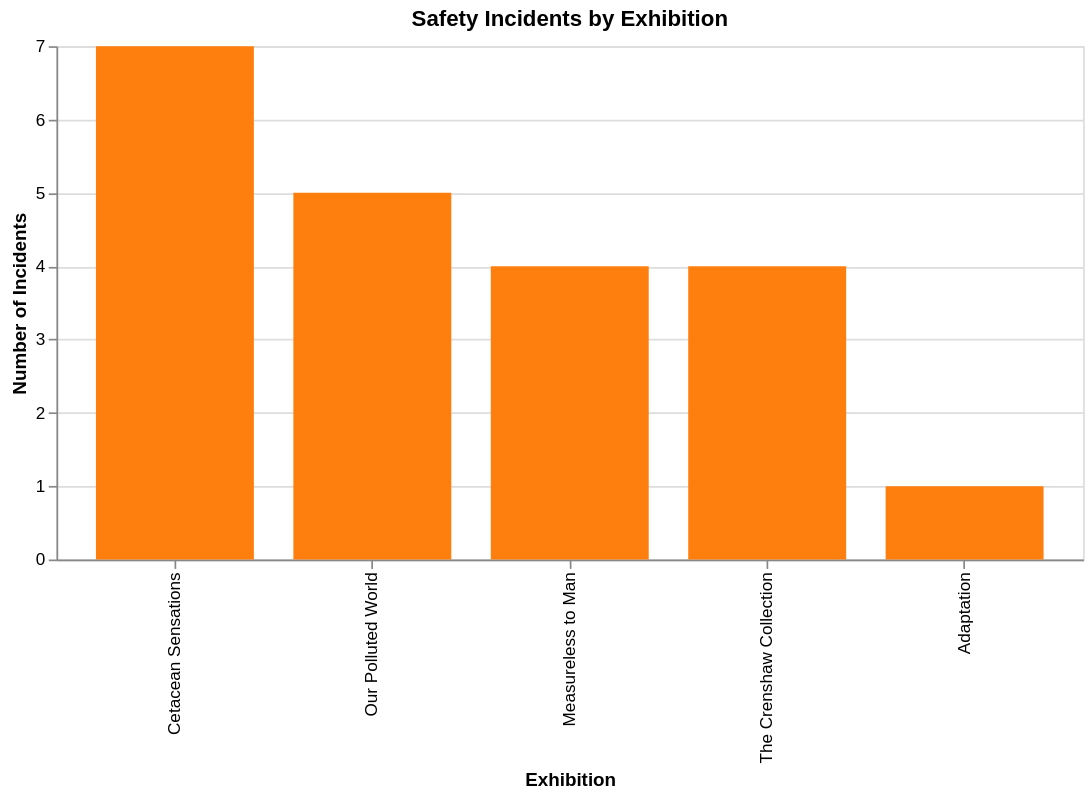

Notebook cell for this chart:
### Code cell
query = """
SELECT e.name, bt.description, COUNT(*) as count
FROM exhibition e
JOIN visitor_interactions vi ON e.id = vi.site
JOIN button_type bt ON vi.button_id = bt.button_id
WHERE bt.description IN ('Emergency', 'Assistance')
GROUP BY e.name, bt.description
"""
safety_df = pd.read_sql(query, conn)
safety_df

alt.Chart(safety_df).mark_bar().encode(
    x=alt.X('name:N', title='Exhibition', sort='-y'),
    y=alt.Y('count:Q', title='Number of Incidents'),
    color=alt.Color('description:N',
                    scale=alt.Scale(domain=['Emergency', 'Assistance'],
                                    range=['#d62728', '#ff7f0e']),
                    legend=None),
    xOffset='description:N',
    tooltip=['name', 'description', 'count']
).properties(
    title='Safety Incidents by Exhibition',
    width=600
)

### Figure 1 — Vega-Lite specification as saved in the notebook (floating-point values rounded to 4 significant figures)
{"config": {"view": {"continuousWidth": 300, "continuousHeight": 300}}, "data": {"name": "data-5e16ba11b9477906077d2506c5935570"}, "mark": {"type": "bar"}, "encoding": {"color": {"field": "description", "legend": null, "scale": {"domain": ["Emergency", "Assistance"], "range": ["#d62728", "#ff7f0e"]}, "type": "nominal"}, "tooltip": [{"field": "name", "type": "nominal"}, {"field": "description", "type": "nominal"}, {"field": "count", "type": "quantitative"}], "x": {"field": "name", "sort": "-y", "title": "Exhibition", "type": "nominal"}, "xOffset": {"field": "description", "type": "nominal"}, "y": {"field": "count", "title": "Number of Incidents", "type": "quantitative"}}, "title": "Safety Incidents by Exhibition", "width": 600, "$schema": "https://vega.github.io/schema/vega-lite/v6.1.0.json", "datasets": {"data-5e16ba11b9477906077d2506c5935570": [{"name": "Adaptation", "description": "Assistance", "count": 1}, {"name": "Cetacean Sensations", "description": "Assistance", "count": 7}, {"name": "Measureless to Man", "description": "Assistance", "count": 4}, {"name": "Our Polluted World", "description": "Assistance", "count": 5}, {"name": "The Crenshaw Collection", "description": "Assistance", "count": 4}]}}
